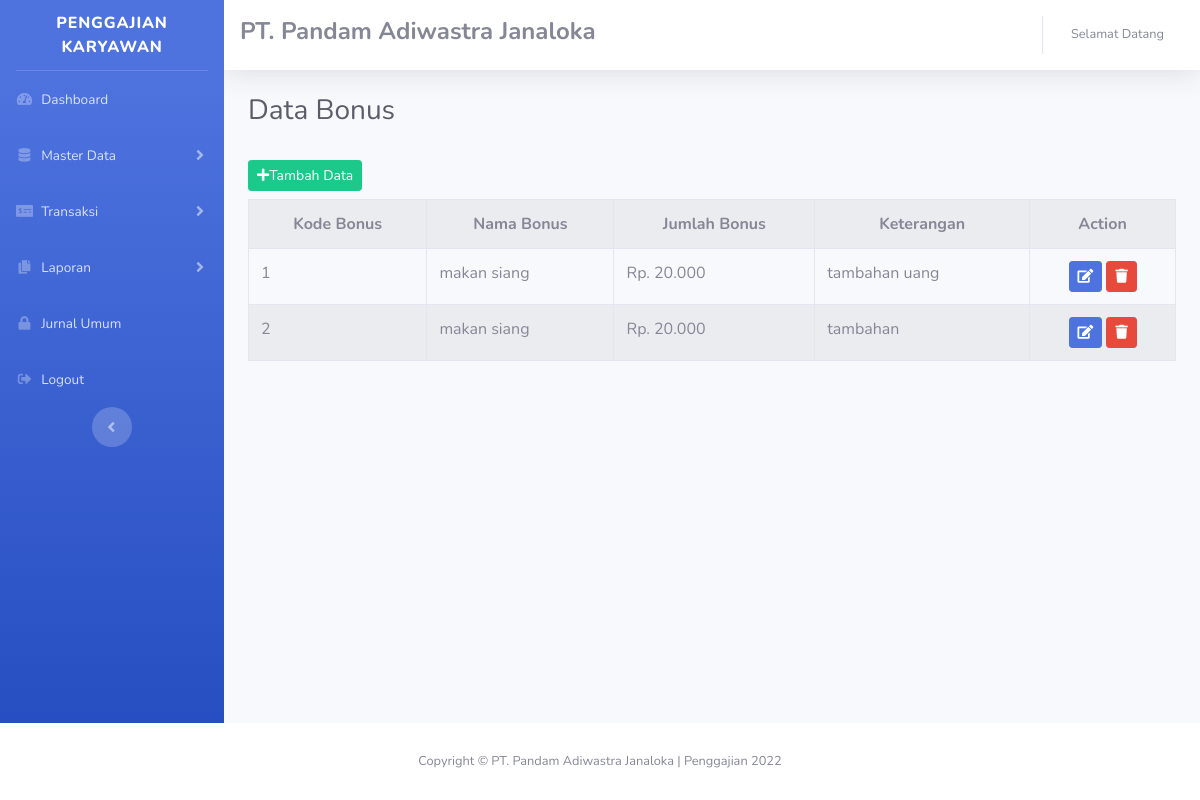
The page /index.php/admin/data_bonus on the database as committed earlier.
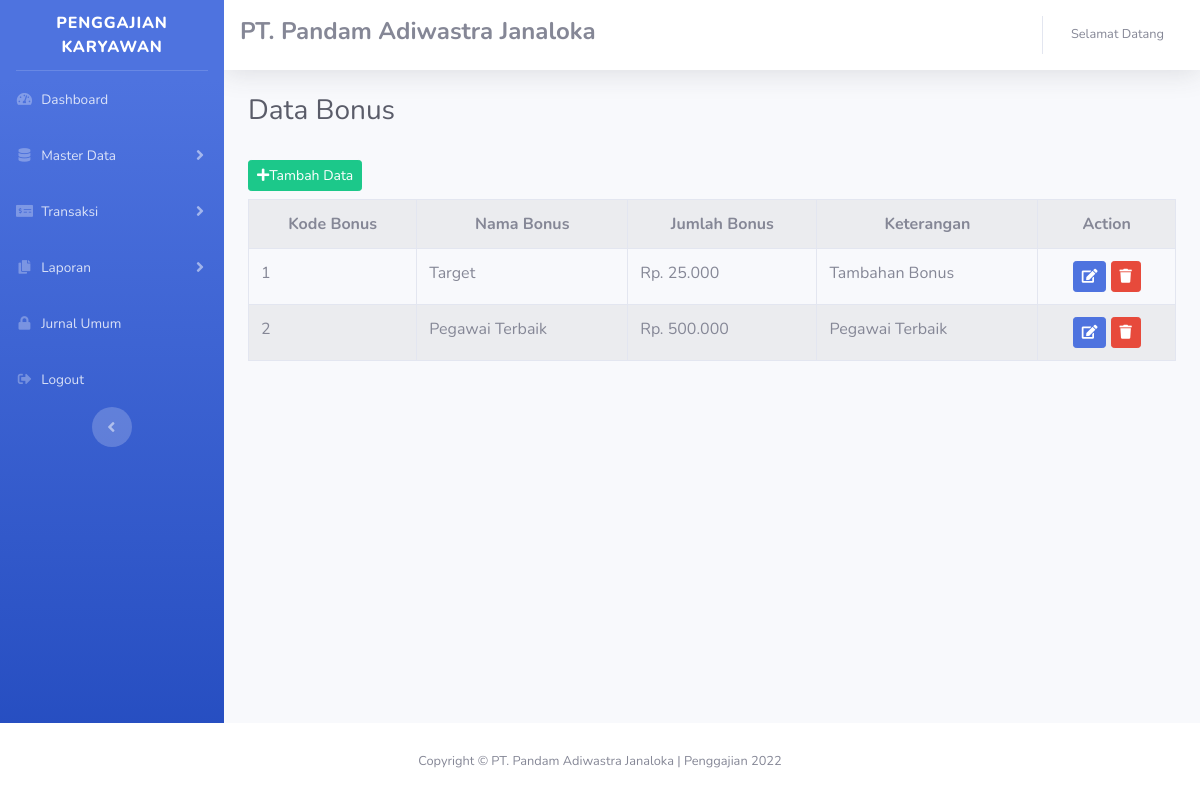
The same page on the database as committed later.
### tables this page shows
CREATE TABLE `data_bonus` (
  `Kode_Bonus` int(11) NOT NULL,
  `Nama_Bonus` varchar(25) NOT NULL,
  `Jumlah_Bonus` decimal(12,0) NOT NULL,
  `Keterangan` varchar(100) NOT NULL
);

### application/controllers/admin/data_bonus.php (called while the page is built, shortened)
<?php
class data_bonus extends CI_Controller{
public function index()
{
        $data['title'] = "Data Bonus";
		$data['bonus'] = $this->ModelPenggajian->get_data('data_bonus')
			->result();
		$this->load->view('template_admin/header',$data);
		$this->load->view('template_admin/sidebar');
		$this->load->view('admin/data_bonus', $data);
		$this->load->view('template_admin/footer');
	}
	}
?>

### index.php (called while the page is built, shortened)
<?php
require_once BASEPATH.'core/CodeIgniter.php';

### application/models/ModelPenggajian.php (called while the page is built, shortened)
<?php
class ModelPenggajian extends CI_model{
	public function get_data($table) {
		return $this->db->get($table);
	}
}
?>

### application/views/admin/data_bonus.php (the view, shortened to what this page needs)
<div class="container-fluid">
  <div class="d-sm-flex align-items-center justify-content-between mb-4">
    <h1 class="h3 mb-0 text-gray-800"><?php echo $title?></h1>
  </div>
  <a class="btn btn-sm btn-success mb-2 mt-2" href="<?php echo
  base_url('admin/data_bonus/tambahdata') ?>"><i
  class="fas fa-plus"></i>Tambah Data</a>
  <table class="table table-bordered table-striped">
    <tr>
      <th class="text-center">Kode Bonus</th>
      <th class="text-center">Nama Bonus</th>
      <th class="text-center">Jumlah Bonus</th>
      <th class="text-center">Keterangan</th>
      <th class="text-center">Action</th>
    </tr>
    <?php $no=1; foreach($bonus as $b) : ?>
      <tr>
        <td><?php echo $no++ ?></td>
        <td><?php echo $b->Nama_Bonus ?></td>
        <td>Rp. <?php echo number_format($b->Jumlah_Bonus,0,',','.') ?></td>
        <td><?php echo $b->Keterangan ?></td>
        <td>
          <center>
          <a class="btn btn-sm btn-primary" href="<?php echo
            base_url('admin/data_bonus/updatedata/'.$b->Kode_Bonus) ?>"><i
            class="fas fa-edit"></i></a>
          <a onclick="return confirm('Yakin Hapus?')"class="btn btn-sm btn-danger" href="<?php echo
            base_url('admin/data_bonus/deletedata/'.$b->Kode_Bonus) ?>"><i
            class="fas fa-trash"></i></a>
          </center>
        </td>
      </tr>
      <?php endforeach;?>
  </table>
</div>

Rows that differ between the two databases and show on the page:
removed data_bonus: Nama_Bonus "makan siang", Jumlah_Bonus "20.000", Keterangan "tambahan"
changed data_bonus: Nama_Bonus "makan siang" → "Target"; Jumlah_Bonus "20.000" → "25.000"; Keterangan "tambahan uang" → "Tambahan Bonus"
added data_bonus: Nama_Bonus "Pegawai Terbaik", Jumlah_Bonus "500.000", Keterangan "Pegawai Terbaik"
